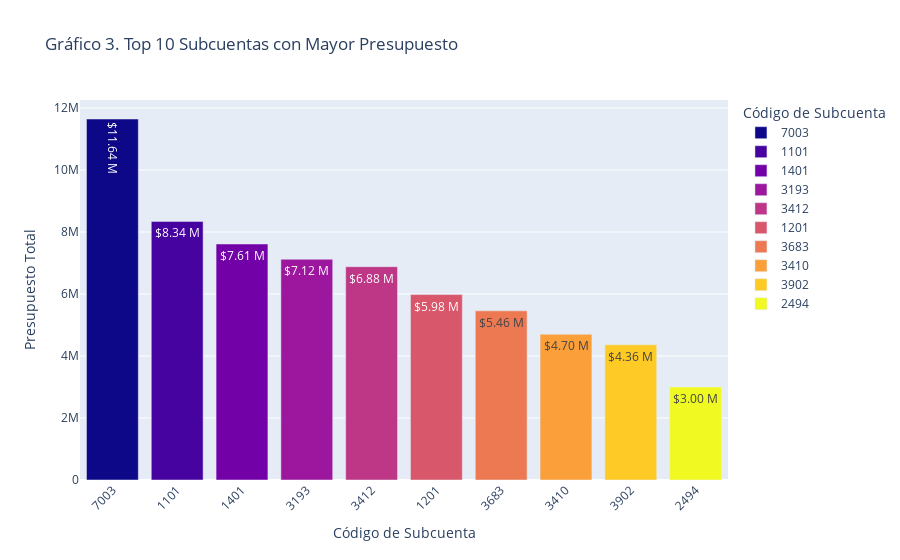

The code cell stored with this chart in its notebook:
### Code cell
if not subcuentas.empty:
    top_subcuentas = subcuentas.groupby("ACCT")["BUDGET"].sum().sort_values(ascending=False).head(10)
    df_top = top_subcuentas.reset_index()
    df_top.columns = ["Subcuenta", "Presupuesto"]

    df_top["Presupuesto_M_text"] = df_top["Presupuesto"].apply(lambda x: f"{x/1_000_000:.2f}")

    fig = px.bar(
        df_top,
        x="Subcuenta",
        y="Presupuesto",
        title=" Gráfico 3. Top 10 Subcuentas con Mayor Presupuesto",
        labels={"Subcuenta": "Código de Subcuenta", "Presupuesto": "Presupuesto Total"},
        text="Presupuesto_M_text",
        color="Subcuenta",
        color_discrete_sequence=px.colors.sequential.Plasma
    )

    fig.update_traces(texttemplate="$%{text} M")
    fig.update_layout(xaxis_tickangle=-45)
    fig.show()
else:
    print("No se encontraron subcuentas con ese nombre exacto.")

### Figure 1 — Plotly figure (JSON) as saved in the notebook; plotly's stock layout.template omitted (floating-point values rounded to 4 significant figures)
{"data": [{"alignmentgroup": "True", "hovertemplate": "Código de Subcuenta=%{x}<br>Presupuesto Total=%{y}<br>Presupuesto_M_text=%{text}<extra></extra>", "legendgroup": "7003", "marker": {"color": "#0d0887", "pattern": {"shape": ""}}, "name": "7003", "offsetgroup": "7003", "orientation": "v", "showlegend": true, "text": ["11.64"], "textposition": "auto", "texttemplate": "$%{text} M", "type": "bar", "x": ["7003"], "xaxis": "x", "y": [11643574], "yaxis": "y"}, {"alignmentgroup": "True", "hovertemplate": "Código de Subcuenta=%{x}<br>Presupuesto Total=%{y}<br>Presupuesto_M_text=%{text}<extra></extra>", "legendgroup": "1101", "marker": {"color": "#46039f", "pattern": {"shape": ""}}, "name": "1101", "offsetgroup": "1101", "orientation": "v", "showlegend": true, "text": ["8.34"], "textposition": "auto", "texttemplate": "$%{text} M", "type": "bar", "x": ["1101"], "xaxis": "x", "y": [8340000], "yaxis": "y"}, {"alignmentgroup": "True", "hovertemplate": "Código de Subcuenta=%{x}<br>Presupuesto Total=%{y}<br>Presupuesto_M_text=%{text}<extra></extra>", "legendgroup": "1401", "marker": {"color": "#7201a8", "pattern": {"shape": ""}}, "name": "1401", "offsetgroup": "1401", "orientation": "v", "showlegend": true, "text": ["7.61"], "textposition": "auto", "texttemplate": "$%{text} M", "type": "bar", "x": ["1401"], "xaxis": "x", "y": [7612289], "yaxis": "y"}, {"alignmentgroup": "True", "hovertemplate": "Código de Subcuenta=%{x}<br>Presupuesto Total=%{y}<br>Presupuesto_M_text=%{text}<extra></extra>", "legendgroup": "3193", "marker": {"color": "#9c179e", "pattern": {"shape": ""}}, "name": "3193", "offsetgroup": "3193", "orientation": "v", "showlegend": true, "text": ["7.12"], "textposition": "auto", "texttemplate": "$%{text} M", "type": "bar", "x": ["3193"], "xaxis": "x", "y": [7120297], "yaxis": "y"}, {"alignmentgroup": "True", "hovertemplate": "Código de Subcuenta=%{x}<br>Presupuesto Total=%{y}<br>Presupuesto_M_text=%{text}<extra></extra>", "legendgroup": "3412", "marker": {"color": "#bd3786", "pattern": {"shape": ""}}, "name": "3412", "offsetgroup": "3412", "orientation": "v", "showlegend": true, "text": ["6.88"], "textposition": "auto", "texttemplate": "$%{text} M", "type": "bar", "x": ["3412"], "xaxis": "x", "y": [6880105], "yaxis": "y"}, {"alignmentgroup": "True", "hovertemplate": "Código de Subcuenta=%{x}<br>Presupuesto Total=%{y}<br>Presupuesto_M_text=%{text}<extra></extra>", "legendgroup": "1201", "marker": {"color": "#d8576b", "pattern": {"shape": ""}}, "name": "1201", "offsetgroup": "1201", "orientation": "v", "showlegend": true, "text": ["5.98"], "textposition": "auto", "texttemplate": "$%{text} M", "type": "bar", "x": ["1201"], "xaxis": "x", "y": [5979120], "yaxis": "y"}, {"alignmentgroup": "True", "hovertemplate": "Código de Subcuenta=%{x}<br>Presupuesto Total=%{y}<br>Presupuesto_M_text=%{text}<extra></extra>", "legendgroup": "3683", "marker": {"color": "#ed7953", "pattern": {"shape": ""}}, "name": "3683", "offsetgroup": "3683", "orientation": "v", "showlegend": true, "text": ["5.46"], "textposition": "auto", "texttemplate": "$%{text} M", "type": "bar", "x": ["3683"], "xaxis": "x", "y": [5456700], "yaxis": "y"}, {"alignmentgroup": "True", "hovertemplate": "Código de Subcuenta=%{x}<br>Presupuesto Total=%{y}<br>Presupuesto_M_text=%{text}<extra></extra>", "legendgroup": "3410", "marker": {"color": "#fb9f3a", "pattern": {"shape": ""}}, "name": "3410", "offsetgroup": "3410", "orientation": "v", "showlegend": true, "text": ["4.70"], "textposition": "auto", "texttemplate": "$%{text} M", "type": "bar", "x": ["3410"], "xaxis": "x", "y": [4701050], "yaxis": "y"}, {"alignmentgroup": "True", "hovertemplate": "Código de Subcuenta=%{x}<br>Presupuesto Total=%{y}<br>Presupuesto_M_text=%{text}<extra></extra>", "legendgroup": "3902", "marker": {"color": "#fdca26", "pattern": {"shape": ""}}, "name": "3902", "offsetgroup": "3902", "orientation": "v", "showlegend": true, "text": ["4.36"], "textposition": "auto", "texttemplate": "$%{text} M", "type": "bar", "x": ["3902"], "xaxis": "x", "y": [4360556], "yaxis": "y"}, {"alignmentgroup": "True", "hovertemplate": "Código de Subcuenta=%{x}<br>Presupuesto Total=%{y}<br>Presupuesto_M_text=%{text}<extra></extra>", "legendgroup": "2494", "marker": {"color": "#f0f921", "pattern": {"shape": ""}}, "name": "2494", "offsetgroup": "2494", "orientation": "v", "showlegend": true, "text": ["3.00"], "textposition": "auto", "texttemplate": "$%{text} M", "type": "bar", "x": ["2494"], "xaxis": "x", "y": [3001630], "yaxis": "y"}], "layout": {"autosize": true, "barmode": "relative", "legend": {"title": {"text": "Código de Subcuenta"}, "tracegroupgap": 0}, "title": {"text": " Gráfico 3. Top 10 Subcuentas con Mayor Presupuesto"}, "xaxis": {"anchor": "y", "autorange": true, "categoryarray": ["7003", "1101", "1401", "3193", "3412", "1201", "3683", "3410", "3902", "2494"], "categoryorder": "array", "domain": [0, 1], "range": [-0.5, 9.5], "tickangle": -45, "title": {"text": "Código de Subcuenta"}, "type": "category"}, "yaxis": {"anchor": "x", "autorange": true, "domain": [0, 1], "range": [0, 12260000.0], "title": {"text": "Presupuesto Total"}, "type": "linear"}}}
